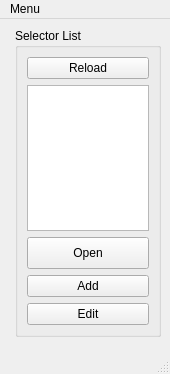
<?xml version="1.0" encoding="UTF-8"?>
<ui version="4.0">
 <class>MainWindow</class>
 <widget class="QMainWindow" name="MainWindow">
  <property name="geometry">
   <rect>
    <x>0</x>
    <y>0</y>
    <width>170</width>
    <height>374</height>
   </rect>
  </property>
  <property name="windowTitle">
   <string>MainWindow</string>
  </property>
  <widget class="QWidget" name="centralwidget">
   <layout class="QVBoxLayout" name="verticalLayout_3">
    <item>
     <layout class="QHBoxLayout" name="horizontalLayout">
      <property name="leftMargin">
       <number>6</number>
      </property>
      <property name="bottomMargin">
       <number>6</number>
      </property>
      <item>
       <widget class="QGroupBox" name="groupBox">
        <property name="title">
         <string>Selector List</string>
        </property>
        <layout class="QVBoxLayout" name="verticalLayout">
         <item>
          <widget class="QPushButton" name="reloadBt">
           <property name="text">
            <string>Reload</string>
           </property>
          </widget>
         </item>
         <item>
          <widget class="QListWidget" name="selectorList"/>
         </item>
         <item>
          <widget class="QPushButton" name="openBt">
           <property name="minimumSize">
            <size>
             <width>0</width>
             <height>32</height>
            </size>
           </property>
           <property name="text">
            <string>Open</string>
           </property>
          </widget>
         </item>
         <item>
          <widget class="QPushButton" name="addBt">
           <property name="text">
            <string>Add</string>
           </property>
          </widget>
         </item>
         <item>
          <widget class="QPushButton" name="editBt">
           <property name="text">
            <string>Edit</string>
           </property>
          </widget>
         </item>
        </layout>
       </widget>
      </item>
     </layout>
    </item>
   </layout>
  </widget>
  <widget class="QMenuBar" name="menubar">
   <property name="geometry">
    <rect>
     <x>0</x>
     <y>0</y>
     <width>170</width>
     <height>24</height>
    </rect>
   </property>
   <widget class="QMenu" name="menuMenu">
    <property name="title">
     <string>Menu</string>
    </property>
   </widget>
   <addaction name="menuMenu"/>
  </widget>
  <widget class="QStatusBar" name="statusbar"/>
 </widget>
 <resources/>
 <connections/>
</ui>
